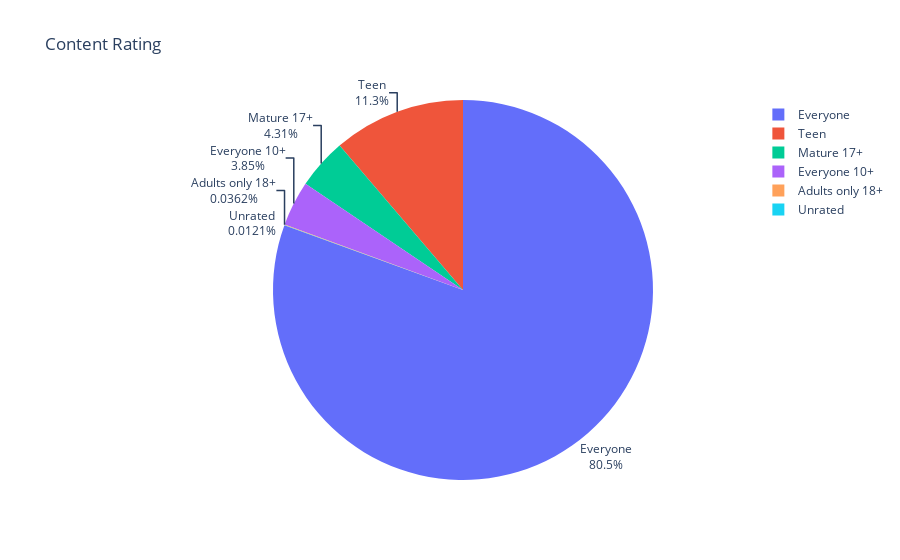

The notebook cell saved with this chart:
### Markdown cell above
---
Let’s customise our pie chart. Looking at the [.pie()](https://plotly.com/python-api-reference/generated/plotly.express.pie.html) documentation we see a number of parameters that we can set, like title or names.

If you’d like to configure other aspects of the chart, that you can’t see in the list of parameters, you can call a method called `.update_traces()`. In plotly lingo, “traces” refer to graphical marks on a figure. Think of “traces” as collections of attributes. Here we update the traces to change how the text is displayed.

### Code cell
fig = px.pie(
    labels=ratings.index,
    values=ratings.values,
    title="Content Rating",
    names=ratings.index,
)
fig.update_traces(textposition='outside', textinfo='percent+label')
fig.show()

### Figure 1 — Plotly figure (JSON) as saved in the notebook; plotly's stock layout.template omitted (floating-point values rounded to 4 significant figures)
{"data": [{"domain": {"x": [0, 1], "y": [0, 1]}, "hovertemplate": "label=%{label}<br>value=%{value}<extra></extra>", "labels": ["Everyone", "Teen", "Mature 17+", "Everyone 10+", "Adults only 18+", "Unrated"], "legendgroup": "", "name": "", "showlegend": true, "textinfo": "percent+label", "textposition": "outside", "type": "pie", "values": [6677, 933, 357, 319, 3, 1]}], "layout": {"legend": {"tracegroupgap": 0}, "title": {"text": "Content Rating"}}}
